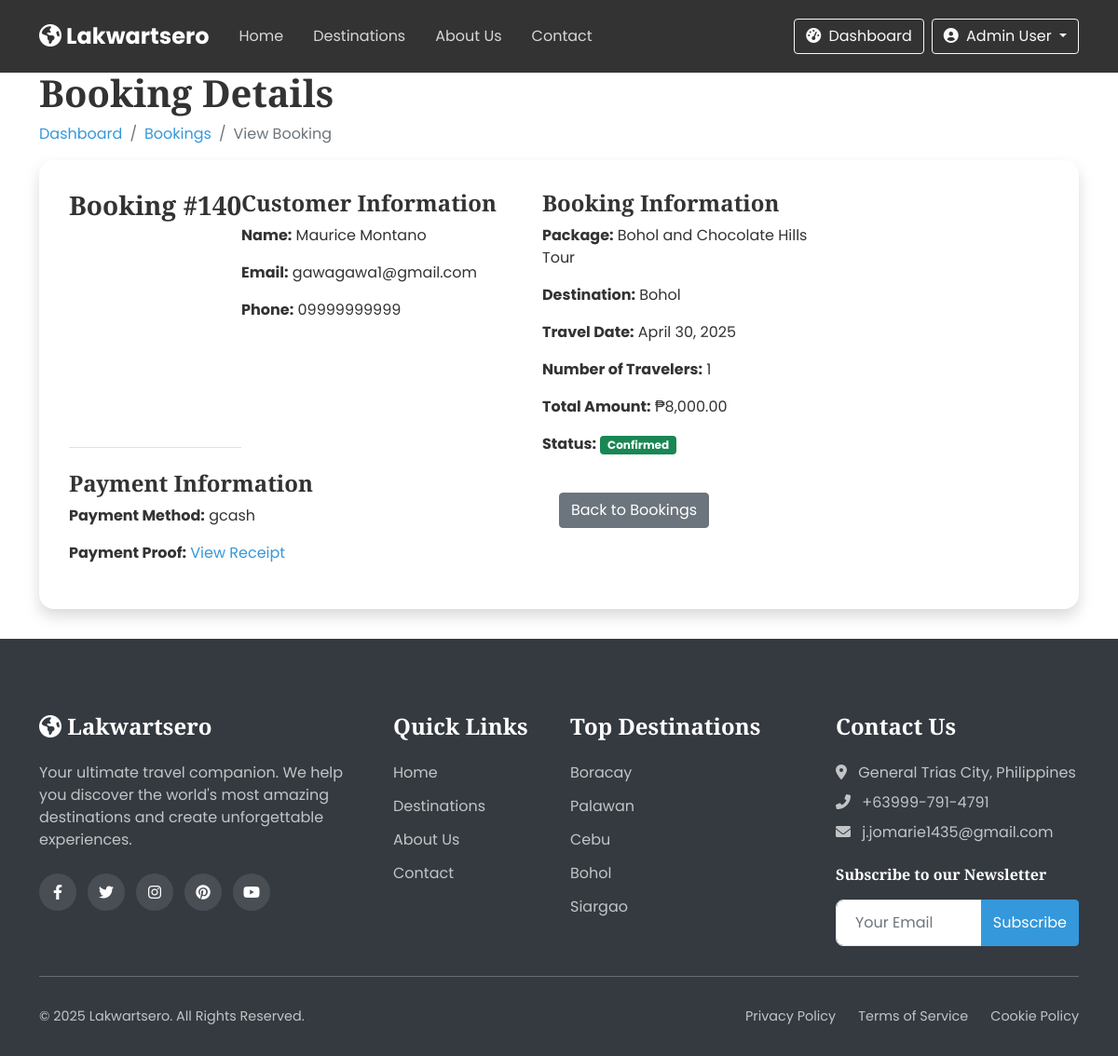
The app's page /view-booking.php?id=140 (signed in) with its own data.
### tables this page shows
CREATE TABLE `bookings` (
  `id` int(11) NOT NULL,
  `user_id` int(11) NOT NULL,
  `package_id` int(11) NOT NULL,
  `booking_date` date NOT NULL,
  `travel_date` date NOT NULL,
  `num_travelers` int(11) NOT NULL DEFAULT 1,
  `total_price` decimal(10,2) NOT NULL,
  `status` enum('pending','confirmed','cancelled') DEFAULT 'pending',
  `confirmation_number` varchar(20) DEFAULT NULL,
  `special_requests` text DEFAULT NULL,
  `payment_method` varchar(50) NOT NULL,
  `payment_status` enum('pending','confirmed','cancelled') DEFAULT 'pending',
  `reference_number` varchar(100) DEFAULT NULL,
  `payment_proof` varchar(255) DEFAULT NULL,
  `created_at` timestamp NOT NULL DEFAULT current_timestamp(),
  `updated_at` timestamp NOT NULL DEFAULT current_timestamp() ON UPDATE current_timestamp()
);

CREATE TABLE `users` (
  `id` int(11) NOT NULL,
  `role_id` int(11) NOT NULL,
  `full_name` varchar(100) NOT NULL,
  `username` varchar(50) NOT NULL,
  `email` varchar(100) NOT NULL,
  `password` varchar(255) NOT NULL,
  `phone` varchar(20) DEFAULT NULL,
  `address` text DEFAULT NULL,
  `profile_img` varchar(255) DEFAULT 'default-user.jpg',
  `created_at` timestamp NOT NULL DEFAULT current_timestamp(),
  `updated_at` timestamp NOT NULL DEFAULT current_timestamp() ON UPDATE current_timestamp(),
  `status` enum('active','inactive','banned') DEFAULT 'active'
);

CREATE TABLE `packages` (
  `id` int(11) NOT NULL,
  `destination_id` int(11) NOT NULL,
  `title` varchar(100) NOT NULL,
  `description` text DEFAULT NULL,
  `price` decimal(10,2) NOT NULL,
  `duration` int(11) NOT NULL COMMENT 'in days',
  `max_travelers` int(11) DEFAULT 10,
  `itinerary` text DEFAULT NULL,
  `inclusions` text DEFAULT NULL,
  `exclusions` text DEFAULT NULL,
  `featured` tinyint(1) DEFAULT 0,
  `discount_percent` int(11) DEFAULT 0,
  `created_by` int(11) DEFAULT NULL,
  `image_url` varchar(255) DEFAULT NULL,
  `created_at` timestamp NOT NULL DEFAULT current_timestamp(),
  `updated_at` timestamp NOT NULL DEFAULT current_timestamp() ON UPDATE current_timestamp(),
  `status` enum('active','inactive','sold-out') DEFAULT 'active'
);

CREATE TABLE `destinations` (
  `id` int(11) NOT NULL,
  `name` varchar(100) NOT NULL,
  `country` varchar(100) DEFAULT 'Philippines',
  `region` varchar(100) NOT NULL,
  `description` text DEFAULT NULL,
  `image_url` varchar(255) DEFAULT NULL,
  `featured` tinyint(1) DEFAULT 0,
  `popular` tinyint(1) DEFAULT 0,
  `best_time_to_visit` varchar(100) DEFAULT NULL,
  `things_to_do` text DEFAULT NULL,
  `created_at` timestamp NOT NULL DEFAULT current_timestamp(),
  `updated_at` timestamp NOT NULL DEFAULT current_timestamp() ON UPDATE current_timestamp()
);

### includes/functions.php (called while the page is built, shortened)
<?php
function formatCurrency($amount) {
    return '₱' . number_format($amount, 2);
}
?>

### view-booking.php (the view, shortened to what this page needs)
<?php
include 'includes/header.php';
if (isset($_GET['id'])) {
    $bookingId = (int)$_GET['id'];
    $sql = "SELECT b.*, u.full_name, u.email, u.phone, p.title as package_title,
            d.name as destination_name, b.payment_method, b.reference_number, b.payment_proof
            FROM bookings b
            JOIN users u ON b.user_id = u.id
            JOIN packages p ON b.package_id = p.id
            JOIN destinations d ON p.destination_id = d.id
            WHERE b.id = ?";
    $stmt = $conn->prepare($sql);
    $stmt->bind_param("i", $bookingId);
    $stmt->execute();
    $result = $stmt->get_result();
    $booking = $result->fetch_assoc();
} else {
    header("Location: bookings.php");
    exit();
}
?>
<section class="dashboard-section">
    <div class="container">
        <div class="dashboard-header" data-aos="fade-up">
            <h1>Booking Details</h1>
            <nav aria-label="breadcrumb">
                <ol class="breadcrumb">
                    <li class="breadcrumb-item"><a href="admin-dashboard.php">Dashboard</a></li>
                    <li class="breadcrumb-item"><a href="bookings.php">Bookings</a></li>
                    <li class="breadcrumb-item active">View Booking</li>
                </ol>
            </nav>
        </div>
        <div class="dashboard-card" data-aos="fade-up">
            <div class="booking-details">
                <h3>Booking #<?php echo $booking['id']; ?></h3>
                <div class="row">
                    <div class="col-md-6">
                        <h4>Customer Information</h4>
                        <p><strong>Name:</strong> <?php echo htmlspecialchars($booking['full_name']); ?></p>
                        <p><strong>Email:</strong> <?php echo htmlspecialchars($booking['email']); ?></p>
                        <p><strong>Phone:</strong> <?php echo htmlspecialchars($booking['phone']); ?></p>
                    </div>
                    <div class="col-md-6">
                        <h4>Booking Information</h4>
                        <p><strong>Package:</strong> <?php echo htmlspecialchars($booking['package_title']); ?></p>
                        <p><strong>Destination:</strong> <?php echo htmlspecialchars($booking['destination_name']); ?></p>
                        <p><strong>Travel Date:</strong> <?php echo date('F d, Y', strtotime($booking['travel_date'])); ?></p>
                        <p><strong>Number of Travelers:</strong> <?php echo $booking['num_travelers']; ?></p>
                        <p><strong>Total Amount:</strong> <?php echo formatCurrency($booking['total_price']); ?></p>
                        <p><strong>Status:</strong>
                            <span class="badge bg-<?php
                                echo $booking['status'] == 'confirmed' ? 'success' :
                                    ($booking['status'] == 'pending' ? 'warning' : 'danger');
                            ?>">
                                <?php echo ucfirst($booking['status']); ?>
                            </span>
                        </p>
                    </div>
                </div>
                <div class="col-md-6">
                            <h4>Payment Information</h4>
                            <p><strong>Payment Method:</strong> <?php echo htmlspecialchars($booking['payment_method'] ?? 'N/A'); ?></p>
                            <?php if(!empty($booking['payment_proof'])): ?>
                            <p><strong>Payment Proof:</strong> <a href="<?php echo htmlspecialchars($booking['payment_proof']); ?>" target="_blank">View Receipt</a></p>
                            <?php endif; ?>
                        </div>
                <div class="mt-4">
                    <a href="bookings.php" class="btn btn-secondary">Back to Bookings</a>
                </div>
            </div>
        </div>
    </div>
</section>
<?php include 'includes/footer.php'; ?>

### css/style.css (style rules this page uses)
:root { --primary-color: #3498db; --secondary-color: #2ecc71; --accent-color: #e74c3c; --text-color: #333; --light-color: #f8f9fa; --dark-color: #343a40; --gray-color: #6c757d; --border-color: #dee2e6; --transition: all 0.3s ease; --box-shadow: 0 0.5rem 1rem rgba(0, 0, 0, 0.15); --section-padding: 5rem 0; }
body { font-family: 'Poppins', sans-serif; color: var(--text-color); background-color: #fff; overflow-x: hidden; }
h1, h2, h3, h4, h5, h6 { font-family: 'Playfair Display', serif; font-weight: 700; }
a { text-decoration: none; color: var(--primary-color); transition: var(--transition); }
.dashboard-card { background-color: #fff; border-radius: 1rem; box-shadow: var(--box-shadow); padding: 2rem; margin-bottom: 2rem; height: 100%; }
.dashboard-card h3 { margin-bottom: 1.5rem; padding-bottom: 1rem; border-bottom: 1px solid var(--border-color); }
.booking-details { display: flex; flex-wrap: wrap; }

### records on screen
bookings: id "140", user.full_name "Maurice Montano", user.email "gawagawa1@gmail.com", user.phone "09999999999", package.title "Bohol and Chocolate Hills Tour", destinations.name "Bohol", travel_date "April 30, 2025", num_travelers "1", total_price "₱8,000.00", status "Confirmed", payment_method "gcash"

### other values on screen
$_SESSION['full_name'] "Admin User"
